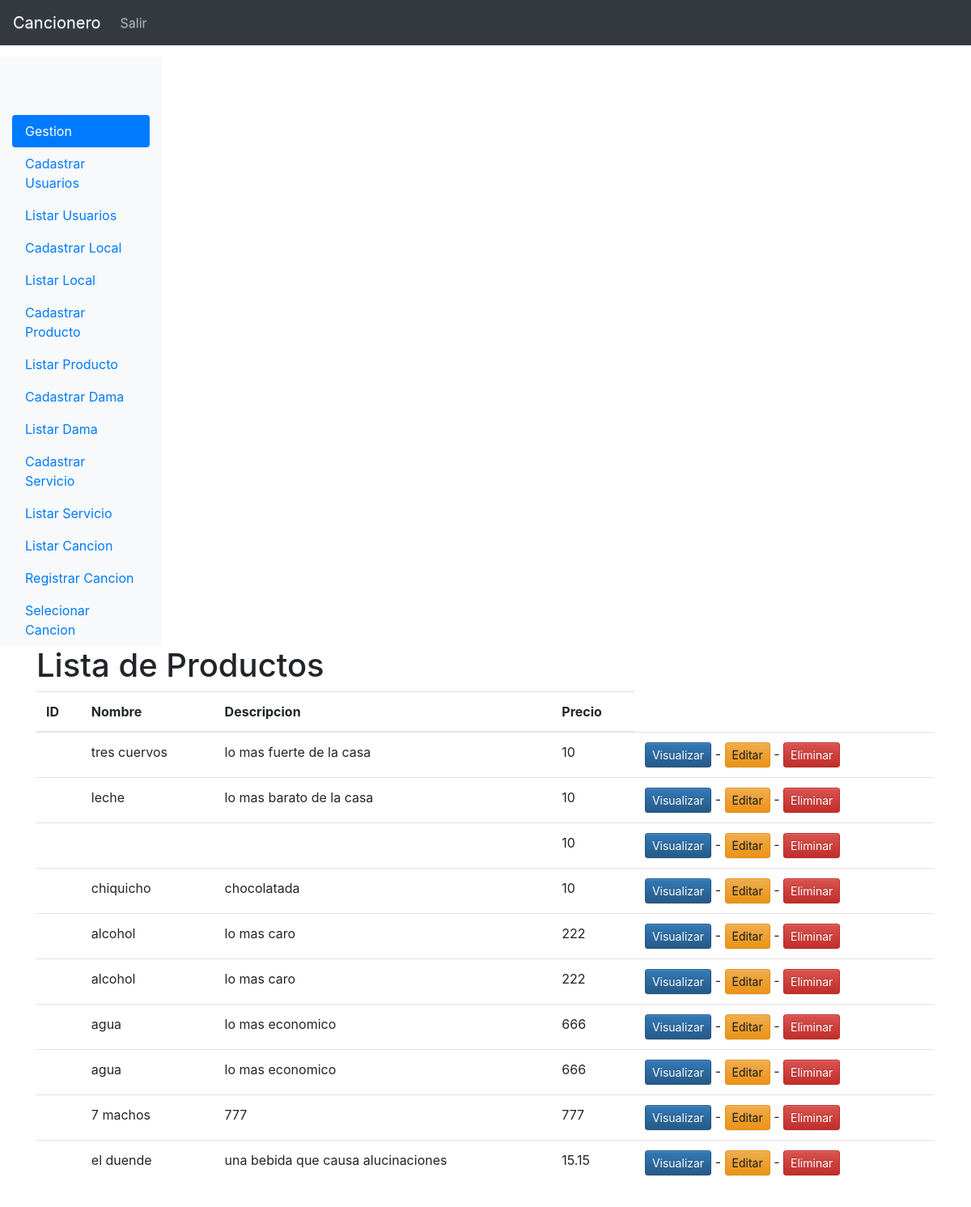
The page /listar_producto.php (signed in) on the database its author committed.
### tables this page shows
CREATE TABLE `productos` (
  `id_productos` int(11) NOT NULL,
  `nombre` varchar(20) NOT NULL,
  `descripcion` varchar(80) NOT NULL,
  `precio` float NOT NULL
);

### listar_producto.php (the view, shortened to what this page needs)
<?php
  include_once("conexao.php");
?>
<!doctype html>
<html lang="pt-BR">
  <head>
    <link href="css/bootstrap.min.css" rel="stylesheet">
    <link href="css/bootstrap-theme.min.css" rel="stylesheet">
    <link href="css/ie10-viewport-bug-workaround.css" rel="stylesheet">
    <link href="css/theme.css" rel="stylesheet">
  </head>
  <body>
  <?php
    include_once("menu_admin.php");
    $resultado = mysqli_query($conn,"SELECT * FROM productos ORDER BY 'id_producto'");
  ?>
    <div class="container theme-showcase" role="main">
      <div class="page-header">
        <h1>Lista de Productos</h1>
      </div>
      <div class="row">
        <div class="col-md-12">
          <table class="table">
            <thead>
              <tr>
                <th>ID</th>
                <th>Nombre</th>
                <th>Descripcion</th>
                <th>Precio</th>
              </tr>
            </thead>
            <tbody>
          <?php
            while($linhas = mysqli_fetch_array($resultado)){
                echo "<tr>";
                echo "<td>".$linhas['id_producto']."</td>";
                echo "<td>".$linhas['nombre']."</td>";
                echo "<td>".$linhas['descripcion']."</td>";
                echo "<td>".$linhas['precio']."</td>";?>
                        <td>
                        <a href='visualizar_producto.php?id=<?php echo $linhas['id_producto']; ?>'><button type='button' class='btn btn-sm btn-primary'>Visualizar</button></a>
                      - <a href='editar_producto.php?id=<?php echo $linhas['id_producto']; ?>'><button type='button' class='btn btn-sm btn-warning'>Editar</button></a>
                      - <a href='processa/proc_apagar_producto.php?id=<?php echo $linhas['id_producto']; ?>'><button type='button' class='btn btn-sm btn-danger'>Eliminar</button></a>
                      <?php
                echo "</tr>";
            }
          ?>
            </tbody>
          </table>
        </div>
      </div>
    </div>
  </body>
</html>

### menu_admin.php (shortened to what this page needs)
<nav class="navbar navbar-expand-md navbar-dark fixed-top bg-dark">
    <a class="navbar-brand" href="administrativo.php">Cancionero</a>
  <div class="collapse navbar-collapse" id="navbarsExampleDefault">
    <ul class="navbar-nav mr-auto">
      <li class="nav-item">
          <a class="nav-link" href="salir.php">Salir</a>
      </li>
    </ul>
  </div>
</nav>
<div class="container-fluid">
      <div class="row">
        <nav class="col-sm-3 col-md-2 d-none d-sm-block bg-light sidebar">
          <ul class="nav nav-pills flex-column">
              <br />
              <br />
              <br />
            <li class="nav-item">
              <a class="nav-link active" href="#">Gestion <span class="sr-only">(current)</span></a>
            </li>
            <li class="nav-item">
                <a class="nav-link" href="cad_usuario.php">Cadastrar Usuarios</a>
            </li>
            <li class="nav-item">
                <a class="nav-link" href="listar_usuario.php">Listar Usuarios</a>
            </li>
            <li class="nav-item">
                <a class="nav-link" href="cad_local.php">Cadastrar Local</a>
            </li>
            <li class="nav-item">
                <a class="nav-link" href="listar_local.php">Listar Local</a>
            </li>
            <li class="nav-item">
                <a class="nav-link" href="cad_producto.php">Cadastrar Producto</a>
            </li>
            <li class="nav-item">
                <a class="nav-link" href="listar_producto.php">Listar Producto</a>
            </li>
            <li class="nav-item">
                <a class="nav-link" href="cad_dama.php">Cadastrar Dama</a>
            </li>
            <li class="nav-item">
                <a class="nav-link" href="listar_dama.php">Listar Dama</a>
            </li>
            <li class="nav-item">
                <a class="nav-link" href="cad_servicio.php">Cadastrar Servicio</a>
            </li>
            <li class="nav-item">
                <a class="nav-link" href="listar_servicio.php">Listar Servicio</a>
            </li>
            <li class="nav-item">
                <a class="nav-link" href="listar_cancion.php">Listar Cancion</a>
            </li>
            <li class="nav-item">
                <a class="nav-link" href="cad_cancion.php">Registrar Cancion</a>
            </li>
            <li class="nav-item">
                <a class="nav-link" href="listar_seleccion.php">Selecionar Cancion</a>
            </li>
          </ul>
        </nav>

### css/theme.css (style rules this page uses)
body { padding-top: 70px; padding-bottom: 30px; }

### rows shown on the page
productos: nombre "tres cuervos", descripcion "lo mas fuerte de la casa", precio "10"
productos: nombre "leche", descripcion "lo mas barato de la casa", precio "10"
productos: precio "10"
productos: nombre "chiquicho", descripcion "chocolatada", precio "10"
productos: nombre "alcohol", descripcion "lo mas caro", precio "222"
productos: nombre "alcohol", descripcion "lo mas caro", precio "222"
productos: nombre "agua", descripcion "lo mas economico", precio "666"
productos: nombre "agua", descripcion "lo mas economico", precio "666"
productos: nombre "7 machos", descripcion "777", precio "777"
productos: nombre "el duende", descripcion "una bebida que causa alucinaciones", precio "15.15"
